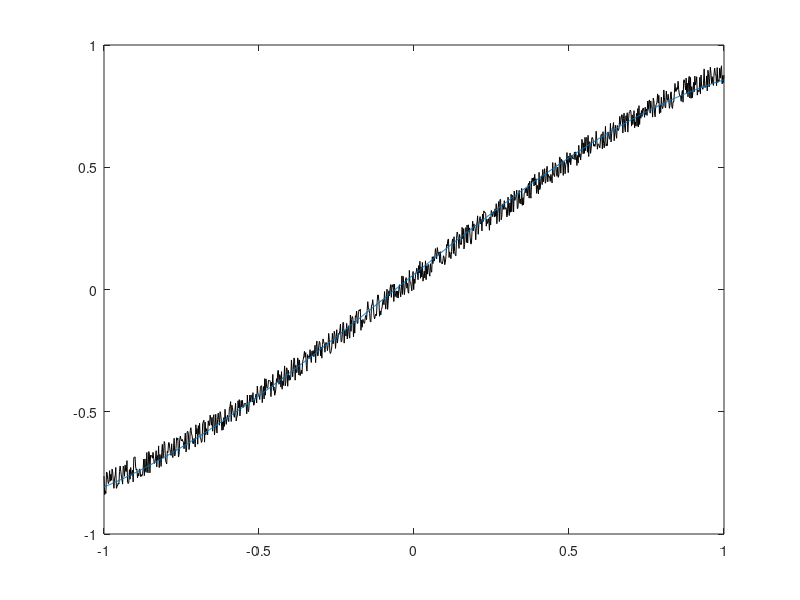

This chart was generated by the following MATLAB code:
clear; 
clc;

%% Define the unknown function to interpolate
f = @(x) sin(x) + 0.1*rand(length(x),1);

%% Numbers of data points.
Nd = 5; % the M value

%% User defined polynomial degree l
l = 3;

%% Define an N value based on the l
N = l + 1;

%% Setup the points at which we want to evaluate the interpolant
xe = linspace(-1,1,1000)'; %generate evenly-spaced points
ye = f(xe); %evaluate function

%% Start plotting stuff
figure
plot(xe,ye,'black');
%pause %waits for input

x = linspace(-1,1,Nd)'; %generate evenly-spaced points in [-1,1].
y = f(x);

%% Form Vandermonde matrix "intelligently"
%V = zeros(Nd,Nd);
%for vit = 1:Nd
    %V(:,vit) = x.^(vit-1);
%end

V = zeros(Nd,N);
for vit = 1:N 
    V(:,vit) = x.^(vit-1);
end


%% Compute the QR decomposition matrix Vector
[Q, R] = qr(V);

%% Obtain Q1 and R1
Q1 = Q(:, 1:N);
R1 = R(1:N, 1:N);
    

%% Compute coefficients by QR decomposition.
a = V\y;

%% Evaluate polynomial interpolant by building eval matrix and
%% multiplying with coefficients.
% Ve = zeros(length(xe),Nd);
% for vit = 1:Nd
%     Ve(:,vit) = xe.^(vit-1);
% end
% ye_num = Ve*a; %Do the matrix-vector product to predict values

Ve = zeros(length(xe), N);
for vit = 1:N
    Ve(:,vit) = xe.^(vit-1);
end
ye_num = Ve*a; %Do the matrix-vector product to predict values

%% Plot stuff
hold on;
plot(xe,ye_num,'-');
drawnow
%pause


    
    
